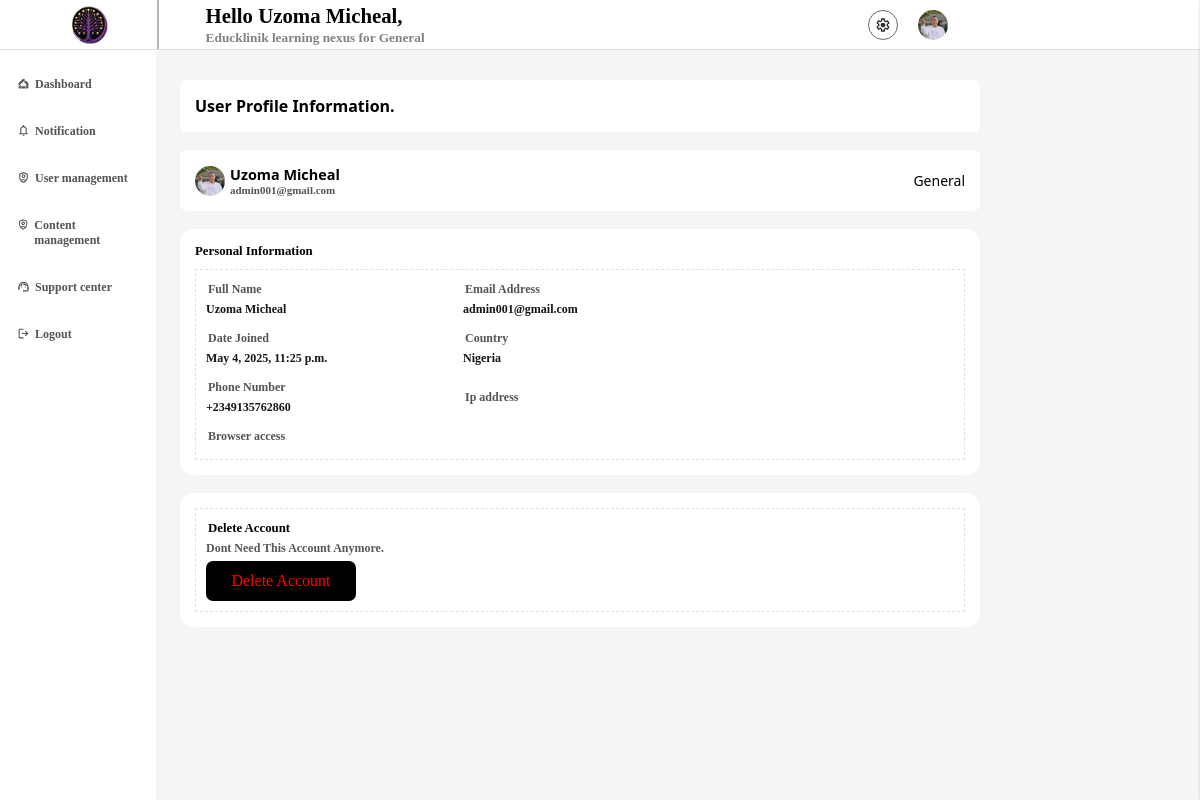
The page /user_profile/Bna8o86wjww on the database its author committed.
### eduklinikapp/models.py (models this page shows, shortened)
class profile(models.Model):
    acc_type = [
        ('Student','Student'),
        ('Admin','Admin'),
        ('staff', 'Staff'),
        ('Parent', 'Parent'),
    ]
    user = models.OneToOneField(User, verbose_name='user', on_delete= models.CASCADE)
    is_disabled = models.BooleanField('if this account is disabled', default=False)
    country = models.CharField('user country', null=False, blank=False, max_length=1000)
    Verified = models.BooleanField('if the user is verified', default=False)
    user_token = models.CharField('user token', null=True, blank=True, max_length=200, unique=True)
    phone_number = models.CharField('user mobile number', null=False, blank=False, max_length=50)
    is_edit = models.BooleanField('if the user have edited ', default=False)
    account_type = models.CharField('the account type', null=True, blank=False, max_length=200, choices=acc_type, default='General')
    not_count =  models.BigIntegerField('user notification  count', default=0)
    date_joined = models.DateTimeField('the date time account was created', default=timezone.now)
    ip_adress = models.GenericIPAddressField('user ip adress', null=True, blank=True)
    reset_code = models.CharField('user one time reset code', null=True, blank=True, max_length=100)
    c_code = models.CharField('user country code', null=True, blank=True, max_length=11)
    refer_code = models.CharField('user referial code', null=True, blank=True, unique=True, max_length=100)
    browser = models.CharField('user access browser', null=True, blank=True, max_length=100)
    qr_code = models.ImageField('user qrcode', null=True, blank=True, upload_to='qrcodes')
    cos_count = models.BigIntegerField('course count', default=0)
    quz_count = models.BigIntegerField('quiz counr', default=0)
    profile_pics = models.ForeignKey('pro_image', on_delete=models.CASCADE, null=True, blank=True)
    age = models.IntegerField('user age ', default=0)

class pro_image(models.Model):
    image = models.ImageField('user image', null=False, blank=False, upload_to='profile pics')
    is_edit = models.BooleanField('is edited', default=False)

### eduklinikapp/profille_view.py (the view)
# urls.py: path('user_profile/<str>', profille_view.ge_profile, name='profiles'),
def ge_profile(request, str):
    pro = models.profile.objects.filter(user_token=str).first()
    context = {
        'user': pro,
    }
    return render(request, 'admin/profiles.html', context=context)

### template/admin/profiles.html (shortened to what this page needs)
{% extends 'base.html' %}
{% load static %}
{% block metadata %}
<link rel="stylesheet" href="{% static 'eduklinikapp/styles/dashboard.css' %}">
{% endblock %}
{% block content %}
{% include 'admin/boards.html' %}
<section class="content">
    <section class="setting_head">
        <h4>
            User Profile Information.
        </h4>
    </section>
    <br>
    <section class="setting_head">
        <div class="user_main">
            <span>
                <img {% if user.profile_pics %} src="{{user.profile_pics.image.url}}" {% else %} src="{% static 'eduklinikapp/images/nouser.png' %}" {% endif %} alt="">
            </span>
            <div class="usermain_text">
                <h4>
                    {{user.user.first_name}}
                </h4>
                <p>
                    {{user.user.email}}
                </p>
            </div>
        </div>
        <div>
            <p class="n">
                {{user.account_type}}
            </p>
        </div>
    </section>
    <br>
    <section class="user_account_sect">
        <h4>
            Personal Information
        </h4>
        <article class="update_user">
            <div class="secter">
                <h4>Full Name</h4>
                <p>{{user.user.first_name}}</p>
            </div>
            <div class="secter">
                <h4>Email Address</h4>
                <p>{{user.user.email}}</p>
            </div>
            <div class="secter">
                <h4>Date Joined</h4>
                <p>{{user.date_joined}}</p>
            </div>
            <div class="secter">
                <h4>Country</h4>
                <p>{{user.country}}</p>
            </div>
            <div class="secter">
                <h4>Phone Number</h4>
                <p>{{user.c_code}}{{user.phone_number}}</p>
            </div>
            <div class="secter">
                <h4>Ip address</h4>
            </div>
            <div class="secter">
                <h4>Browser access</h4>
            </div>
        </article>
    </section>
    <br>
    <section class="user_account_sect" style="min-height: 0px; display:block;">
        <article class="update_user" style="display: block;">
            <h2>
                Delete Account
            </h2>
            <p>
                Dont Need This Account Anymore.
            </p>
            <a href="/user/delete" class="del_btn">
                Delete Account
            </a>
        </article>
    </section>
    <br>
    <br>
</section>
{% endblock %}

### template/admin/boards.html (shortened to what this page needs)
{% extends 'base.html' %}
{% load static %}
{% block content %}
<section class="head">
     <nav class="navagation">
        <div class="logo">
            <span class="img">
                <img src="{% static 'eduklinikapp/images/ed_logo.png' %}" alt="">
            </span>
        </div>
        <aside class="nav_link">
            <div class="user">
                <strong id="tex_port">
                   Hello {{user.user.first_name}},
                </strong> <br>
                <small>
                    Educklinik learning nexus for {{user.account_type}}
                </small>
            </div>
            <div class="user_links">
                <a href="/dashboard/settings/" class="setting">
                </a>
                <a href="/user/profile/" class="user_img">
                    <img {% if user.profile_pics %} src="{{user.profile_pics.image.url}}" {% else %} src="{% static 'eduklinikapp/images/nouser.png' %}" {% endif %} alt="">
                </a>
            </div>
        </aside>
     </nav>
</section>
<main class="main_sect">
    <section class="side_bar">
        <a href="/dashboard" class="link" id="home" style="color: #000; background-color: #0000004b;">
            <span>Dashboard</span>
        </a>
        <br>
        <a href="/notification/" class="link" id="acct">
            <span>Notification</span>
        </a>
        <br>
        <a href="/user_manager/" id="trans" class="link">
            <span>User management</span>
        </a>
        <br>
        <a href="/admin/eduklinikapp/article/" id="trans" class="link">
            <span>Content management</span>
        </a>
        <br>
        <a href="/dashboard/proof-statements/" id="proof" class="link">
            <span>Support center</span>
        </a>
        <br>
        <a href="/" id="proof" class="link">
            <svg xmlns="http://www.w3.org/2000/svg" height="24px" viewBox="0 -960 960 960" width="24px" fill="currentcolor"><path d="M200-120q-33 0-56.5-23.5T120-200v-560q0-33 23.5-56.5T200-840h280v80H200v560h280v80H200Zm440-160-55-58 102-102H360v-80h327L585-622l55-58 200 200-200 200Z"/></svg>
            <span>Logout</span>
        </a>
        <br>
    </main>
    </section>
    {% endblock %}

### eduklinikapp/static/eduklinikapp/styles/dashboard.css (style rules this page uses)
main { padding: 0px !important; padding-top: 0px !important; }
body { background-color: #f5f5f5 !important; }
.head { width: 100%; height: 50px; padding: 0px 20px; box-sizing: border-box; overflow: hidden; background-color: #ffff; position: fixed; border-bottom: 1px solid #4f4c4c2c; z-index: 500; top: 0px !important; }
.navagation { width: 80%; box-sizing: border-box; overflow: hidden; display: flex; align-items: center; height: 100%; justify-content: space-between; }
.logo { width: 15%; box-sizing: border-box; height: 100%; display: flex; align-items: center; justify-content: center; overflow: hidden; gap: 5px; border-right: 2px solid #54545471; }
.img { width: 40px; height: 40px; box-sizing: border-box; overflow: hidden; display: flex; align-items: center; overflow: hidden; justify-content: center; background-color: transparent; }
.img img { width: auto; height: 100%; box-sizing: border-box; min-width: 100%; }
.user { width: fit-content; box-sizing: border-box; height: fit-content; }
.user strong { font-size: 1.3rem; box-sizing: border-box; font-family: var(--font); }
.user small { font-family: var(--font); font-weight: 600; color: #423e3ea6; }
.nav_link { width: calc(100% - 20%); box-sizing: border-box; overflow: hidden; display: flex; align-items: center; justify-content: space-between; height: 100%; }
.user_links { width: fit-content; box-sizing: border-box; overflow: hidden; display: flex; align-items: center; justify-content: center; height: 100%; gap: 20px; }
.setting { color: #303030; display: flex; align-items: center; justify-content: center; text-align: none; border: 1px solid #494747cd; width: 30px; height: 30px; background-color: transparent; border-radius: 16px; }
.setting svg { width: 16px; height: 16px; }
.user_img { width: 30px; height: 30px; box-sizing: border-box; display: flex; align-items: center; justify-content: center; overflow: hidden; border-radius: 15px; }
.user_img img { width: auto; height: 100%; min-width: 100%; }
.main_sect { width: 100%; height: fit-content; box-sizing: border-box; overflow: hidden; min-height: 100vh; height: fit-content; }
.side_bar { width: 13%; height: 100vh; box-sizing: border-box; overflow: hidden; background-color: #fff; position: fixed; top: 50px; padding: 20px 10px; }
.link { padding: 7px; box-sizing: border-box; display: flex; width: 100%; height: fit-content; gap: 5px; text-decoration: none; font-size: 12px; align-items: flex-start; justify-content: flex-start; color: #303030d3; font-family: Cambria, Cochin, Georgia, Times, 'Times New Roman', serif; font-weight: 600; border-radius: 7px; }
.link svg { width: 13px; height: 13px; }
.content { position: absolute; width: 85%; box-sizing: border-box; float: right; display: block; padding-top: 5rem; height: fit-content; overflow-x: hidden; top: 0px; right: 0px; padding-right: 20px; }
.setting_head { width: 80%; box-sizing: border-box; padding: 15px; overflow: hidden; background-color: #fff; height: fit-content; border-radius: 7px; font-family: system-ui, -apple-system, BlinkMacSystemFont, 'Segoe UI', Roboto, Oxygen, Ubuntu, Cantarell, 'Open Sans', 'Helvetica Neue', sans-serif; }
.setting_head h4 { margin: 0px; box-sizing: border-box; overflow: hidden; font-size: 1rem; }
.user_account_sect { width: 80%; box-sizing: border-box; padding: 15px; overflow: hidden; background-color: #fff; height: fit-content; min-height: 200px; border-radius: 15px; }
.user_account_sect h4 { font-family: Cambria, Cochin, Georgia, Times, 'Times New Roman', serif; font-size: 0.80rem; box-sizing: border-box; color: #000; margin: 0px; margin-bottom: 10px; }
.secter { width: 250px; height: fit-content; box-sizing: border-box; overflow: hidden; font-family: Cambria, Cochin, Georgia, Times, 'Times New Roman', serif; }
.secter h4 { font-size: 0.75rem; box-sizing: border-box; margin: 2px; color: #3e3d3de1; }
.secter p { font-size: 13px; box-sizing: border-box; margin: 0px; color: #1c1c1c; font-weight: 600; }
.update_user { width: 100%; box-sizing: border-box; overflow: hidden; padding: 10px; border: 1px dashed #20202022; font-family: Cambria, Cochin, Georgia, Times, 'Times New Roman', serif; }
.update_user h2 { margin: 2px; box-sizing: border-box; font-size: 0.80rem; font-size: bold; }
.update_user p { font-size: 12px; margin: 5px 0px; box-sizing: border-box; font-weight: 600; color: #484848e9; }

### template/admin/boards.html (style rules this page uses)
main { padding-top: 0px !important; }

### rows shown on the page
profile: user.first_name "Uzoma Micheal", account_type "General", profile_pics.image (picture), user.email "admin001@gmail.com", date_joined "May 4, 2025, 11:25 p.m.", country "Nigeria", c_code "+234", phone_number "9135762860"
